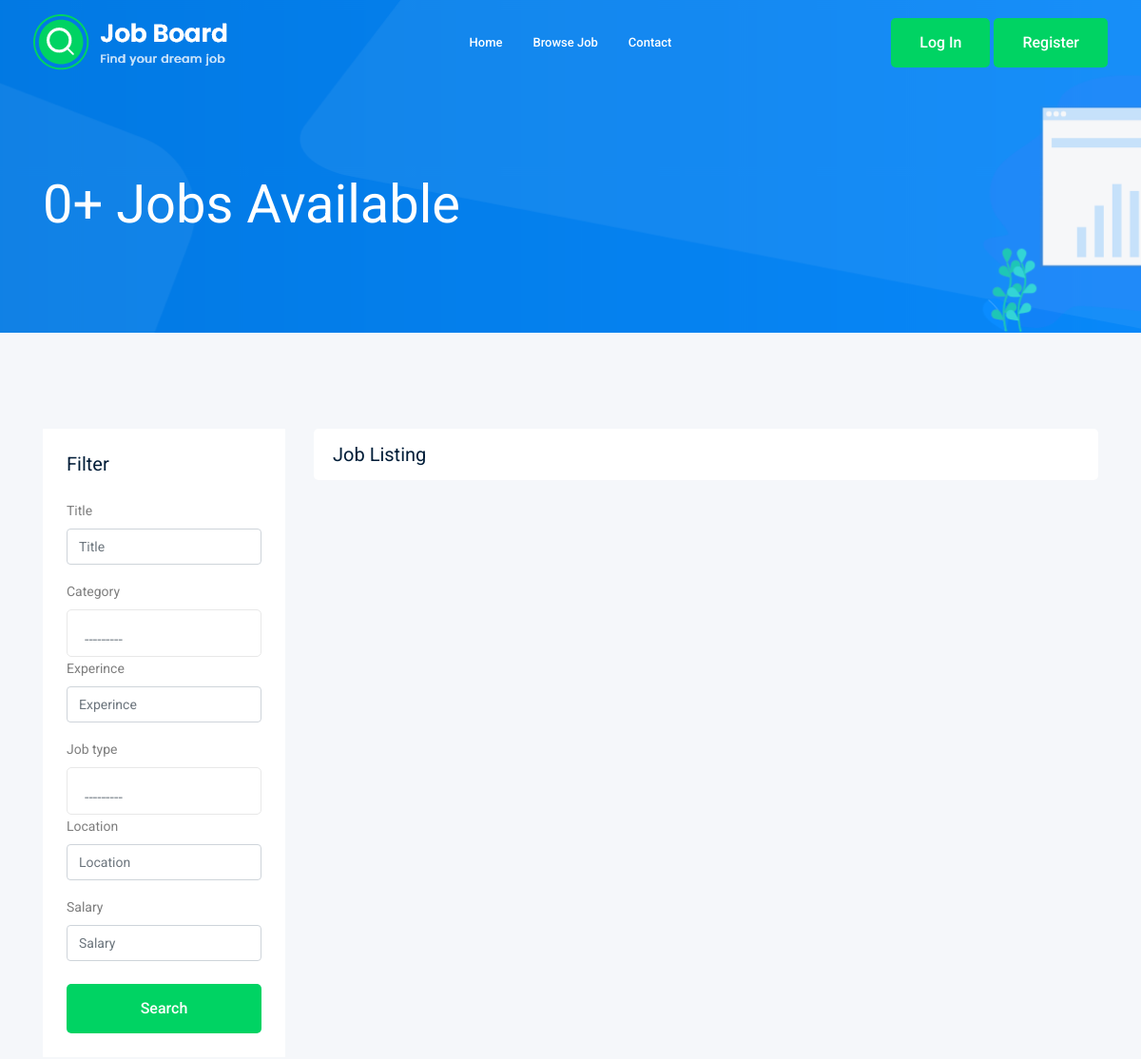
Before: / (upper part) with the older database file.
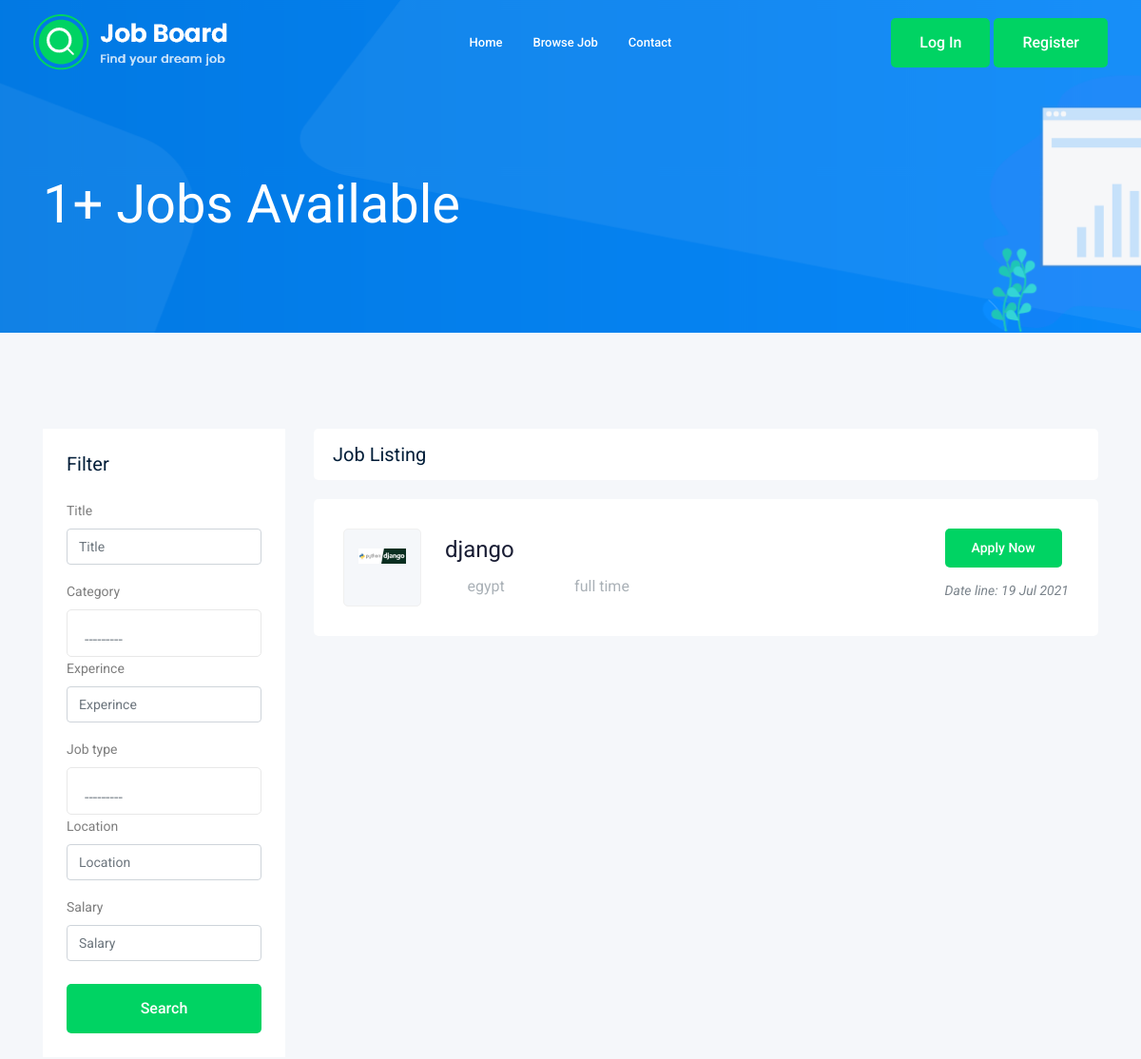
After: the same page with the newer database file.
### job/models.py (models this page shows, shortened)
class Job(models.Model):
    user = models.ForeignKey(settings.AUTH_USER_MODEL, on_delete=models.CASCADE, related_name='job_user')
    title = models.CharField(max_length=200)
    description = models.TextField(max_length=1000)
    location = models.CharField(max_length=200)
    job_type = models.CharField(choices=JOB, max_length=50)
    vocancy = models.IntegerField(default=1)
    salary = models.IntegerField(default=0)
    experince = models.IntegerField(default=1)
    published_at = models.DateTimeField(auto_now=True)
    category = models.ForeignKey('Category', on_delete=models.CASCADE)
    image = models.ImageField(upload_to='image')
    slug = models.SlugField(blank=True, null=True)
    def get_absolute_url(self):
        return reverse('job:job_detail', kwargs={'slug': self.slug})
    class Meta:
        verbose_name = 'Job'
        verbose_name_plural = 'Jobs'

### job/views.py (the view)
# urls.py: path('',views.job_list , name='job_list'),
def job_list(request):
    job_list = Job.objects.all()
    myfilter = JobFilter(request.GET,queryset=job_list)
    job_list = myfilter.qs
    paginator = Paginator(job_list, 25)
    page_number = request.GET.get('page')
    job_list = paginator.get_page(page_number)
    context = {'job_list' : job_list , 'myfilter' : myfilter}
    return render(request,'job/job_list.html',context)

### job/models.py (called while the page is built)
    def __str__(self):
        return self.name

### job/templates/job/job_list.html (shortened to what this page needs)
 {% extends "base.html" %}
 {% load bootstrap4 %}
 {% block content %}
   <div class="bradcam_area bradcam_bg_1">
    <div class="container">
        <div class="row">
            <div class="col-xl-12">
                <div class="bradcam_text">
                    <h3>{{job_list|length }}+ Jobs Available</h3>
                </div>
            </div>
        </div>
    </div>
</div>
 <div class="job_listing_area plus_padding">
    <div class="container">
        <div class="row">
            <div class="col-lg-3">
                <div class="job_filter white-bg">
                    <div class="form_inner white-bg">
                        <h3>Filter</h3>
                        <form method="GET">
                            {% bootstrap_form myfilter.form %}
                            <input type="submit" value="Search" class="boxed-btn3 w-100 mt-2">
                        </form>
                    </div>
                </div>
            </div>
            <div class="col-lg-9">
                <div class="recent_joblist_wrap">
                    <div class="recent_joblist white-bg ">
                        <div class="row align-items-center">
                            <div class="col-md-6">
                                <h4>Job Listing</h4>
                            </div>
                            <div class="col-md-6">
                            </div>
                        </div>
                    </div>
                </div>
                <div class="job_lists m-0">
                    <div class="row">
                        {%for job in job_list%}
                        <div class="col-lg-12 col-md-12">
                            <div class="single_jobs white-bg d-flex justify-content-between">
                                <div class="jobs_left d-flex align-items-center">
                                    <div class="thumb">
                                        <img src="{{job.image.url}}" alt="" style="max-height: 50px; max-width: 50px;">
                                    </div>
                                    <div class="jobs_conetent">
                                        <a href="{{job.get_absolute_url}}"><h4>{{job.title}}</h4></a>
                                        <div class="links_locat d-flex align-items-center">
                                            <div class="location">
                                                <p> <i class="fa fa-map-marker"></i> {{job.location}}</p>
                                            </div>
                                            <div class="location">
                                                <p> <i class="fa fa-clock-o"></i> {{job.job_type}}</p>
                                            </div>
                                        </div>
                                    </div>
                                </div>
                                <div class="jobs_right">
                                    <div class="apply_now">
                                        <a href="{{job.get_absolute_url}}" class="boxed-btn3">Apply Now</a>
                                    </div>
                                    <div class="date">
                                        <p>Date line: {{job.published_at|date:'d M o'}}</p>
                                    </div>
                                </div>
                            </div>
                        </div>
                     {% endfor %}
                    </div>
                </div>
            </div>
        </div>
    </div>
</div>
{% endblock %}

### templates/base.html (shortened to what this page needs)
{% load static%}
<!doctype html>
<html class="no-js" lang="zxx">
<head>
    <link rel="stylesheet" href="{%static 'css/bootstrap.min.css'%}">
    <link rel="stylesheet" href="{%static 'css/owl.carousel.min.css'%}">
    <link rel="stylesheet" href="{%static 'css/magnific-popup.css'%}">
    <link rel="stylesheet" href="{%static 'css/font-awesome.min.css'%}">
    <link rel="stylesheet" href="{%static 'css/themify-icons.css'%}">
    <link rel="stylesheet" href="{%static 'css/nice-select.css'%}">
    <link rel="stylesheet" href="{%static 'css/flaticon.css'%}">
    <link rel="stylesheet" href="{%static 'css/gijgo.css'%}">
    <link rel="stylesheet" href="{%static 'css/animate.min.css'%}">
    <link rel="stylesheet" href="{%static 'css/slicknav.css'%}">
    <link rel="stylesheet" href="{%static 'css/style.css'%}">
</head>
<body>
    <header>
        <div class="header-area ">
            <div id="sticky-header" class="main-header-area">
                <div class="container-fluid ">
                    <div class="header_bottom_border">
                        <div class="row align-items-center">
                            <div class="col-xl-3 col-lg-2">
                                <div class="logo">
                                    <a href="/">
                                        <img src="{% static 'img/logo.png' %}" alt="">
                                    </a>
                                </div>
                            </div>
                            <div class="col-xl-6 col-lg-7">
                                <div class="main-menu  d-none d-lg-block">
                                    <nav>
                                        <ul id="navigation">
                                            <li><a href="/">home</a></li>
                                            <li><a href="{% url 'job:job_list' %}">Browse Job</a></li>
                                            <li><a href="contact.html">Contact</a></li>
                                        </ul>
                                    </nav>
                                </div>
                            </div>
                            <div class="col-xl-3 col-lg-3 d-none d-lg-block">
                                <div class="Appointment">
                                    {% if request.user.is_authenticated %}
                                    <div class="phone_num d-none d-xl-block">
                                        <a href="{% url 'logout' %}">Logout</a>
                                    </div>
                                    <div class="d-none d-lg-block">
                                        <a class="boxed-btn3" href="{% url 'job:add_job' %}">Post a Job</a>
                                        <div><a href="{% url 'accounts:profile_edit' %}">Change Details</a></div>
                                    </div>
                                    {% else %}
                                        <div class="d-none d-lg-block">
                                            <a class="boxed-btn3" href="{% url 'login' %}">Log in</a>
                                            <a class="boxed-btn3" href="{% url 'accounts:signup' %}">Register</a>
                                        </div>
                                    {% endif %}
                                </div>
                            </div>
                            <div class="col-12">
                            </div>
                        </div>
                    </div>
                </div>
            </div>
        </div>
    </header>
{% block content %}
{% endblock %}
</body>
</html>

Changed rows visible on the page:
added Job: image (picture), title "django", location "egypt", job_type "full time", published_at "19 Jul 2021"
Other visible differences:
{{ job_list|length }}: "0" → "1"
